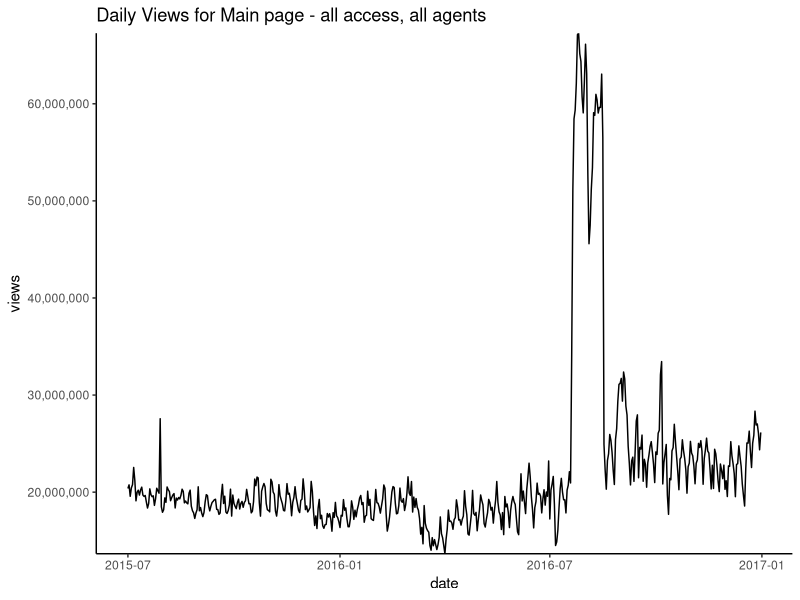

This figure's R source:
## ---- chunk 1
knitr::opts_chunk$set(echo = FALSE,
                      message=FALSE,
                      warning=FALSE)
## load typical libraries

library(dplyr)
library(tidyr)
library(ggplot2)
library(scales)
library(lubridate)

## ---- chunk 2
## if necessary, data can be downloaded and imported
## prefer to use small sample as explained further down the file
## warning: this can take a long time due to file size (10 min or so on MS Surface)
# train1 <- read.csv("data-input/train_1.csv", stringsAsFactors = FALSE)
# key1 <- read.csv("data-input/key_1.csv", stringsAsFactors = FALSE)
# 
# head(key1)
# head(train1)
## ---- chunk 3
## start with filter for en

# train1.en <- train1 %>% filter(grepl("en.wikipedia", train1$Page, ignore.case=TRUE))
## looks good - save for future use
# write.csv(train1.en, "data-input/train-en.csv", row.names=FALSE)

# train.en <- read.csv("data-input/train-en.csv", stringsAsFactors = FALSE)
## ---- chunk 4
# train.subject <- train.en %>%
#   filter(grepl("^Main_Page_en|Howard_Hughes_en|Orange_Is_the_New_Black_en", train.en$Page, ignore.case=FALSE))
# 
# write.csv(train.subject, "data-input/subject.csv", row.names = FALSE)
## ---- chunk 5
subject <- read.csv("data-input/subject.csv", stringsAsFactors=FALSE)
## ---- chunk 6
subject3 <- subject[,c(1:3)]
str(subject3)
## ---- chunk 7
subject <- subject %>% arrange(Page)
subject$Page

## ---- chunk 8
main.all.all <- subject %>% filter(Page=="Main_Page_en.wikipedia.org_all-access_all-agents")
main.all.all.ts <- main.all.all %>% gather(key=date, value=views, -Page)
main.all.all.ts$date <- sub("X", "", main.all.all.ts$date) 
main.all.all.ts$date <- as.Date(main.all.all.ts$date, format="%Y.%m.%d")
## ---- chunk 9
ggplot(main.all.all.ts, aes(x=date, y=views))+geom_line()+
  scale_y_continuous(labels=comma, expand=c(0,0))+theme_classic()+
  ggtitle("Daily Views for Main page - all access, all agents")
